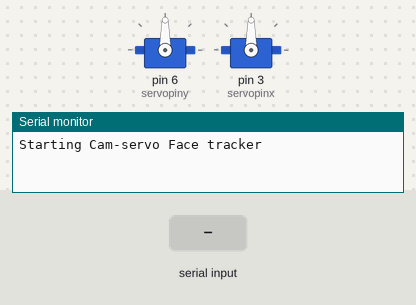
This sketch was run on a simulated Arduino Uno, built with avr-gcc and run on an emulated ATmega328P. Shown: 2 × servo, the last lines printed to the serial monitor. The inputs (shaded band) are chosen by the test bench.

Above: at 1.6 s.
1.7 s: "90,45\n" received over Serial
At 2.3 s:
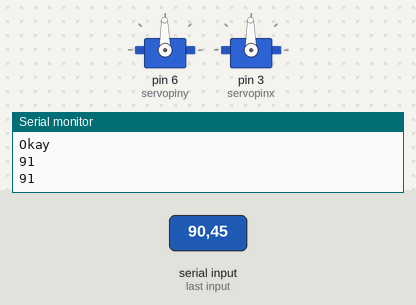
3.2 s: "30,150\n" received over Serial
At 4.6 s:
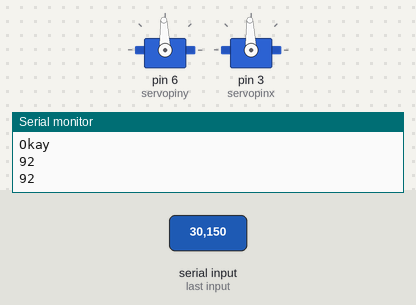
Timing chart, 0 to 6.2 s (numbered marks = the images above; inputs shaded):
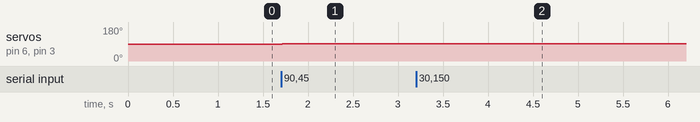

Measured:
- after the input at 1.7 s, servo on pin 6 (servopiny), servo on pin 3 (servopinx): 90° → 91° at once
- after the input at 3.2 s, servo on pin 6 (servopiny), servo on pin 3 (servopinx): 91° → 92° at once

The sketch:

Face_tracking_galileo.ino
```cpp
#include <Servo.h>

// Title:   Auto Pan-Tilt Servo/Cam Control
// Subject: This Sketch receives X,Y coordinates from srial then
//          moves the camera to center of those coordinates.
// Remixed: HackToHell
// Date:    Jan 2014
// Credit:  I based this sketch on TechBitar / Hazim Bitar code.

#define  servomaxx   180   // max degree servo horizontal (x) can turn
#define  servomaxy   180   // max degree servo vertical (y) can turn
#define  screenmaxx   640   // max screen horizontal (x)resolution
#define  screenmaxy   480    // max screen vertical (y) resolution
#define  servocenterx   90  // center po#define  of x servo
#define  servocentery   90  // center po#define  of y servo
#define  servopinx   3   // digital pin for servo x
#define  servopiny   6  // digital servo for pin y
#define  baudrate 9600  // com port speed. Must match your C++ setting
#define distancex 1  // x servo rotation steps
#define distancey 1  // y servo rotation steps

int valx = 0;       // store x data from serial port
int valy = 0;       // store y data from serial port
int posx = 0;
int posy = 0;
int incx = 0;  // significant increments of horizontal (x) camera movement
int incy = 0;  // significant increments of vertical (y) camera movement

Servo servox;
Servo servoy;

short MSB = 0;  // to build  2 byte integer from serial in byte
short LSB = 0;  // to build  2 byte integer from serial in byte
int   MSBLSB = 0;  //to build  2 byte integer from serial in byte

void setup() {

  Serial.begin(baudrate);        // connect to the serial port
  Serial.println("Starting Cam-servo Face tracker");

  pinMode(servopinx,OUTPUT);    // declare the LED's pin as output
  pinMode(servopiny,OUTPUT);    // declare the LED's pin as output

  servoy.attach(servopiny);
  servox.attach(servopinx);

  // center servos

  servox.write(servocenterx);
  delay(200);
  servoy.write(servocentery);
  delay(200);
}

void loop () {
  // wait for incoming serial data
  while(Serial.available() <=0);

  if (Serial.available() >= 4)  // wait for 4 bytes.
  {
    // get X axis 2-byte integer from serial
    Serial.println("Valxb");
    Serial.println(valx);
    MSB = Serial.parseInt();
    delay(5);
    valx = MSB;
    Serial.println("Valx");
    Serial.println(valx);
    while(Serial.available() <=0);
    // get Y axis 2-byte integer from serial

    MSB = Serial.parseInt();
    delay(5);
    valy = MSB;
    Serial.println("Valy");
    Serial.println(valy);

    // read last servos positions
    posx = servox.read();
    posy = servoy.read();
    Serial.println(posx);
    Serial.println(posy);
    Serial.println("Okay");
    if(valx==0){
      if(valy==0){
        servox.write(servocenterx);
        delay(200);
        servoy.write(servocentery);
        delay(200);
      }
    }

    //Find out if the X component of the face is to the left of the middle of the screen.
    if(valx < (screenmaxx/2 - incx)){
      if( posx >= incx ) posx += distancex; //Update the pan position variable to move the servo to the left.
    }
    //Find out if the X component of the face is to the right of the middle of the screen.
    else if(valx > screenmaxx/2 + incx){
      if(posx <= servomaxx-incx) posx -=distancex; //Update the pan position variable to move the servo to the right.
    }

    //Find out if the Y component of the face is below the middle of the screen.
    if(valy < (screenmaxy/2 - incy)){
      if(posy >= 5)posy += distancey; //If it is below the middle of the screen, update the tilt position variable to lower the tilt servo.
    }
    //Find out if the Y component of the face is above the middle of the screen.
    else if(valy > (screenmaxy/2 + incy)){
      if(posy <= 175)posy -= distancey; //Update the tilt position variable to raise the tilt servo.
    }

    // Servos will rotate accordingly
    servox.write(posx);
    servoy.write(posy);
    Serial.println(posx);
    Serial.println(posy);

  }
}
```
